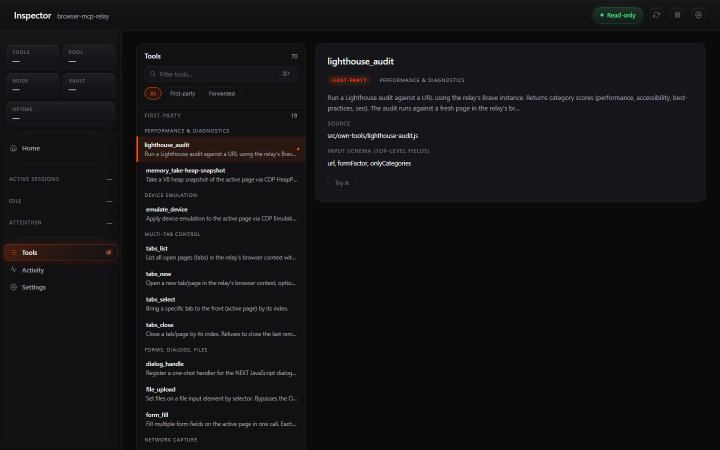
#> input picture docs/screenshots/03-tools-catalog.png, 1440 x 900 px, found by its file name (shown at 1/2 size)
$ python build-hero.py
#> lines starting #> are read from the running program, lines starting #| are printed output that depends on the picture; after the words box and inside, x2 and y2 are one past the last pixel; in counts of white or black regions, pixels touching at a corner belong together
#!/usr/bin/env python3
"""Build a polished desktop-mockup hero image for the browser-mcp-relay README.

Composition:
  - Dark gradient backdrop (top-left to bottom-right)
  - Floating browser window with rounded corners
  - macOS-style traffic-light dots
  - Address bar showing localhost:9091
  - Embedded screenshot inside the window
  - Soft drop shadow under the window
  - Output: 1920x1080 (2x retina-friendly when displayed at 960 wide)
"""

import os
from PIL import Image, ImageDraw, ImageFilter, ImageFont

# Paths
REPO = r"C:\Users\tlip9\.claude\scripts\browser-mcp-relay"
SCREENSHOT = os.path.join(REPO, "docs", "screenshots", "03-tools-catalog.png")
OUT = os.path.join(REPO, "docs", "hero.png")

# Canvas dims
W, H = 1600, 900
# Window dims (the inset frame) — tight bezel; the screenshot does the talking
WIN_W = 1440
WIN_H = 810
WIN_X = (W - WIN_W) // 2
WIN_Y = (H - WIN_H) // 2 - 8  # nudge up so shadow has room below

# Window chrome heights
CHROME_H = 44  # title-bar height
CONTENT_RADIUS = 12  # rounded corner radius

# ---- 1. backdrop ----
# Use a vertical gradient + a subtle radial wash.
backdrop = Image.new("RGB", (W, H))
#> backdrop: PIL image 1600x900 RGB; every value is 0
draw = ImageDraw.Draw(backdrop)

# Linear gradient: deep slate top → near-black bottom
TOP = (24, 27, 34)      # #181b22
BOTTOM = (10, 12, 16)   # #0a0c10

for y in range(H):
    t = y / H
    r = int(TOP[0] + (BOTTOM[0] - TOP[0]) * t)
    g = int(TOP[1] + (BOTTOM[1] - TOP[1]) * t)
    b = int(TOP[2] + (BOTTOM[2] - TOP[2]) * t)
    draw.line([(0, y), (W, y)], fill=(r, g, b))

# Soft warm wash in upper-left corner (subtle Firecrawl-orange echo)
glow = Image.new("RGBA", (W, H), (0, 0, 0, 0))
#> glow: PIL image 1600x900 RGBA; every value is 0
glow_draw = ImageDraw.Draw(glow)
glow_draw.ellipse(
    [(-400, -400), (1100, 900)],
    fill=(255, 95, 35, 24)  # very low alpha
)
glow = glow.filter(ImageFilter.GaussianBlur(radius=200))
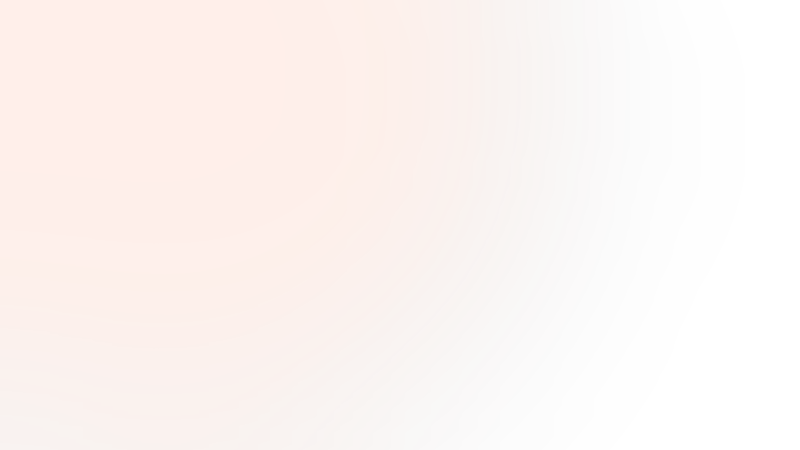
#> glow: PIL image 1600x900 RGBA (shown at 1/2 size); mean R, G, B, A 147.9, 55.1, 20.3, 13.9; transparent parts drawn white
backdrop = Image.alpha_composite(backdrop.convert("RGBA"), glow)
#> backdrop: PIL image 1600x900 RGBA

# ---- 2. shadow ----
shadow = Image.new("RGBA", (W, H), (0, 0, 0, 0))
sh_draw = ImageDraw.Draw(shadow)
SHADOW_OFFSET_Y = 40
SHADOW_PAD = 60
sh_draw.rounded_rectangle(
    [
        (WIN_X - SHADOW_PAD, WIN_Y + SHADOW_OFFSET_Y),
        (WIN_X + WIN_W + SHADOW_PAD, WIN_Y + WIN_H + SHADOW_OFFSET_Y + SHADOW_PAD),
    ],
    radius=CONTENT_RADIUS + SHADOW_PAD,
    fill=(0, 0, 0, 220),
)
shadow = shadow.filter(ImageFilter.GaussianBlur(radius=60))
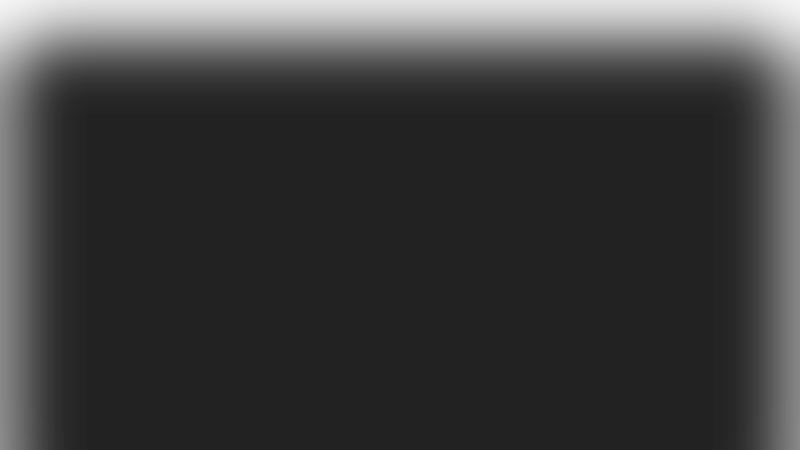
#> shadow: PIL image 1600x900 RGBA (shown at 1/2 size); mean R, G, B, A 0, 0, 0, 192.8; transparent parts drawn white
backdrop = Image.alpha_composite(backdrop, shadow)

# ---- 3. window frame ----
window = Image.new("RGBA", (WIN_W, WIN_H), (0, 0, 0, 0))
#> window: PIL image 1440x810 RGBA; every value is 0
win_draw = ImageDraw.Draw(window)

# Window background (very dark, a hair lighter than the backdrop bottom)
WINDOW_BG = (15, 17, 22, 255)  # #0f1116
win_draw.rounded_rectangle(
    [(0, 0), (WIN_W - 1, WIN_H - 1)],
    radius=CONTENT_RADIUS,
    fill=WINDOW_BG,
)

# Top chrome strip (slightly lighter so it reads as a header)
CHROME_BG = (24, 26, 32, 255)  # #181a20
win_draw.rounded_rectangle(
    [(0, 0), (WIN_W - 1, CHROME_H - 1)],
    radius=CONTENT_RADIUS,
    fill=CHROME_BG,
)
# Cover the bottom corners of the chrome (so only top corners are rounded)
win_draw.rectangle([(0, CHROME_H // 2), (WIN_W - 1, CHROME_H - 1)], fill=CHROME_BG)
# Hairline divider under the chrome
win_draw.line([(0, CHROME_H), (WIN_W, CHROME_H)], fill=(38, 41, 49, 255), width=1)

# Traffic-light dots (macOS-ish; muted to feel professional, not playful)
DOT_R = 7
DOT_Y = CHROME_H // 2
DOT_X_START = 22
DOT_GAP = 22
COLORS = [(237, 91, 86), (245, 191, 79), (98, 195, 92)]  # red / amber / green
for i, color in enumerate(COLORS):
    cx = DOT_X_START + i * DOT_GAP
    win_draw.ellipse(
        [(cx - DOT_R, DOT_Y - DOT_R), (cx + DOT_R, DOT_Y + DOT_R)],
        fill=color,
    )

# Address bar pill in the center of the chrome
PILL_W = 360
PILL_H = 26
PILL_X = (WIN_W - PILL_W) // 2
PILL_Y = (CHROME_H - PILL_H) // 2
win_draw.rounded_rectangle(
    [(PILL_X, PILL_Y), (PILL_X + PILL_W, PILL_Y + PILL_H)],
    radius=PILL_H // 2,
    fill=(15, 17, 22, 255),
    outline=(48, 52, 62, 255),
    width=1,
)

# Pill text — try to use a system font; fall back to default
def find_font(size):
#> called with size = 13
    candidates = [
        r"C:\Windows\Fonts\segoeui.ttf",
        r"C:\Windows\Fonts\arial.ttf",
        "/System/Library/Fonts/Helvetica.ttc",
        "/usr/share/fonts/truetype/dejavu/DejaVuSans.ttf",
    ]
    for c in candidates:
        if os.path.exists(c):
            try:
                return ImageFont.truetype(c, size=size)
            except Exception:
                continue
    return ImageFont.load_default()

font_pill = find_font(13)
font_title = find_font(13)

# Subtle lock-icon glyph (■ won't render right; use a minimal padlock via two rectangles)
LOCK_X = PILL_X + 14
LOCK_Y = PILL_Y + (PILL_H // 2) - 6
win_draw.rounded_rectangle(
    [(LOCK_X, LOCK_Y + 4), (LOCK_X + 8, LOCK_Y + 11)],
    radius=1,
    fill=(140, 145, 155, 255),
)
win_draw.arc(
    [(LOCK_X + 1, LOCK_Y - 1), (LOCK_X + 7, LOCK_Y + 6)],
    start=180, end=360, fill=(140, 145, 155, 255), width=1,
)

# URL text
url_text = "localhost:9091/tools"
url_x = PILL_X + 32
url_y = PILL_Y + (PILL_H // 2) - 8
win_draw.text((url_x, url_y), url_text, fill=(196, 200, 210, 255), font=font_pill)

# Window title (left of pill)
title_text = "browser-mcp-relay  ·  Inspector"
title_x = DOT_X_START + 3 * DOT_GAP + 24
title_y = DOT_Y - 8
win_draw.text((title_x, title_y), title_text, fill=(155, 160, 170, 255), font=font_title)

# ---- 4. embed screenshot inside the window content area ----
shot = Image.open(SCREENSHOT).convert("RGBA")
content_w = WIN_W
content_h = WIN_H - CHROME_H
# Resize shot to fit the content area while preserving aspect ratio
shot_aspect = shot.width / shot.height
#> shot_aspect = 1.6
content_aspect = content_w / content_h
if shot_aspect > content_aspect:
    new_w = content_w
    new_h = int(content_w / shot_aspect)
else:
    new_h = content_h
    new_w = int(content_h * shot_aspect)
#> new_w = 1225

shot_resized = shot.resize((new_w, new_h), Image.LANCZOS)
shot_x = (content_w - new_w) // 2
#> shot_x = 107
shot_y = CHROME_H + (content_h - new_h) // 2

# Mask the screenshot to the window's bottom rounded corners
content_mask = Image.new("L", (WIN_W, WIN_H), 0)
#> content_mask: PIL image 1440x810 L; every value is 0
mask_draw = ImageDraw.Draw(content_mask)
mask_draw.rounded_rectangle(
    [(0, CHROME_H), (WIN_W - 1, WIN_H - 1)],
    radius=CONTENT_RADIUS,
    fill=255,
)
# Square off the top of the content mask (chrome already handles top corners)
mask_draw.rectangle([(0, CHROME_H), (WIN_W - 1, CHROME_H + CONTENT_RADIUS)], fill=255)

# Paste the resized shot into a transparent canvas, then mask
shot_canvas = Image.new("RGBA", (WIN_W, WIN_H), (0, 0, 0, 0))
shot_canvas.paste(shot_resized, (shot_x, shot_y))
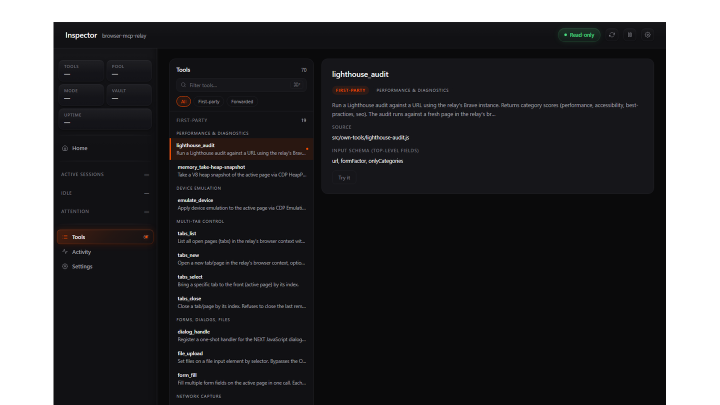
#> shot_canvas: PIL image 1440x810 RGBA (shown at 1/2 size); mean R, G, B, A 15.4, 15, 16.9, 205.1; transparent parts drawn white
# Apply mask via putalpha → split, replace alpha
sa_r, sa_g, sa_b, sa_a = shot_canvas.split()
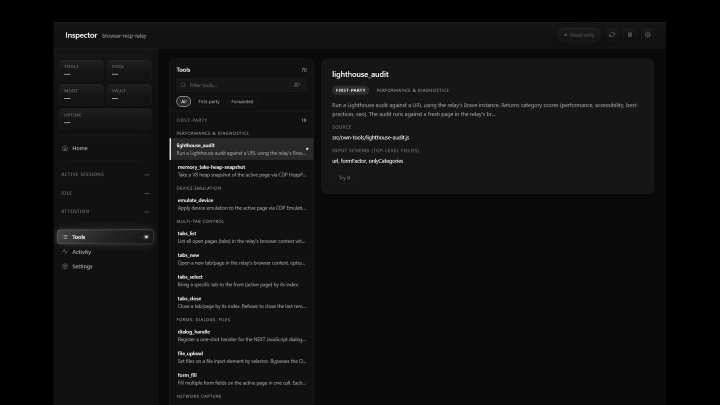
#> sa_r: PIL image 1440x810 L (shown at 1/2 size); min 0, max 255, mean 15.4
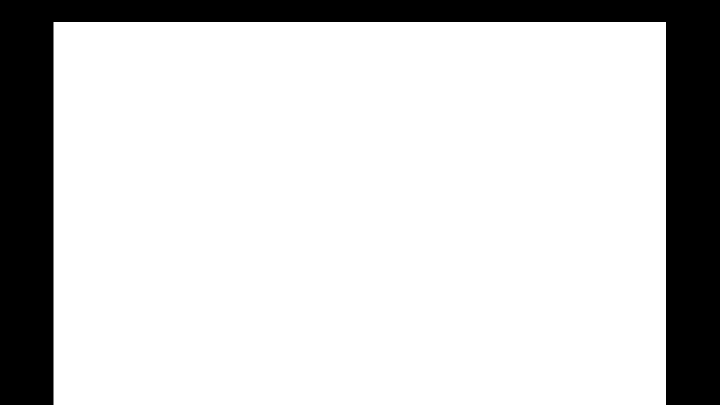
#> sa_a: PIL image 1440x810 L (shown at 1/2 size); 80.4% white; 1 black region, box (x1, y1, x2, y2) and area: (0, 0, 1440, 810) 228050
masked_alpha = ImageDraw.Draw(Image.new("L", (WIN_W, WIN_H), 0))
final_alpha = Image.new("L", (WIN_W, WIN_H), 0)
final_alpha_draw = ImageDraw.Draw(final_alpha)
# Combine: only keep shot pixels where the mask is 255
import PIL.ImageChops as IC
final_alpha = IC.multiply(sa_a, content_mask)
shot_canvas.putalpha(final_alpha)

# Composite shot onto window
window = Image.alpha_composite(window, shot_canvas)
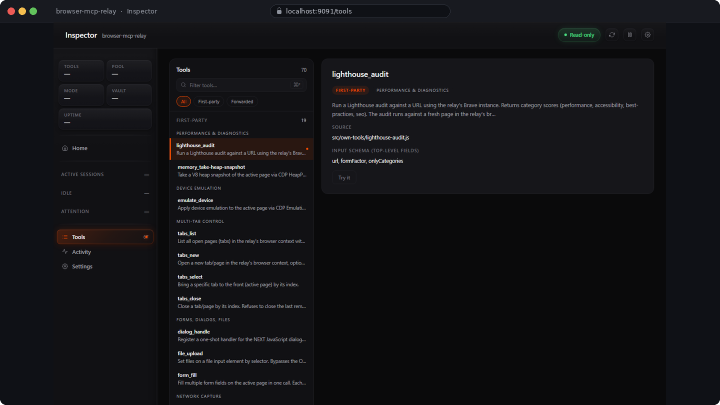
#> window: PIL image 1440x810 RGBA (shown at 1/2 size); mean R, G, B, A 18.9, 19, 21.8, 255; transparent parts drawn white

# ---- 5. paste window onto backdrop ----
backdrop.paste(window, (WIN_X, WIN_Y), window)
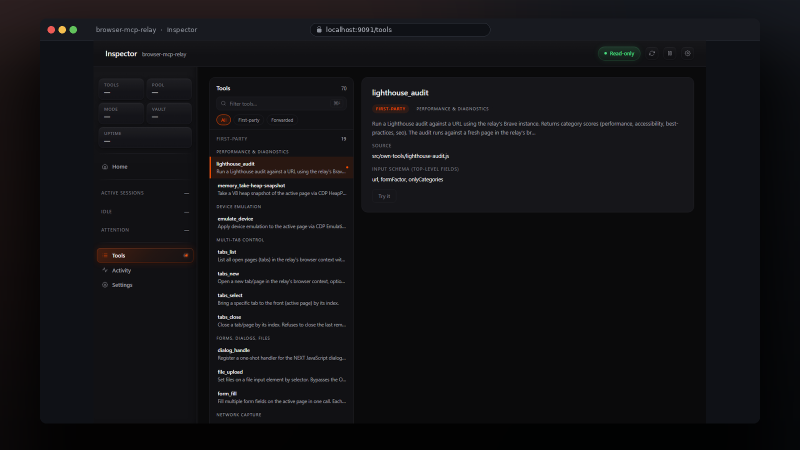
#> backdrop: PIL image 1600x900 RGBA (shown at 1/2 size); mean R, G, B, A 17.8, 17.5, 20, 255

# Tagline removed — subtraction. Let the UI speak. README H1 communicates intent.

# ---- save ----
backdrop.convert("RGB").save(OUT, "PNG", optimize=True)
print(f"Wrote {OUT} ({os.path.getsize(OUT)//1024} KB, {W}x{H})")

$ run again, with docs/screenshots/01-pool-overview.png copied over docs/screenshots/03-tools-catalog.png
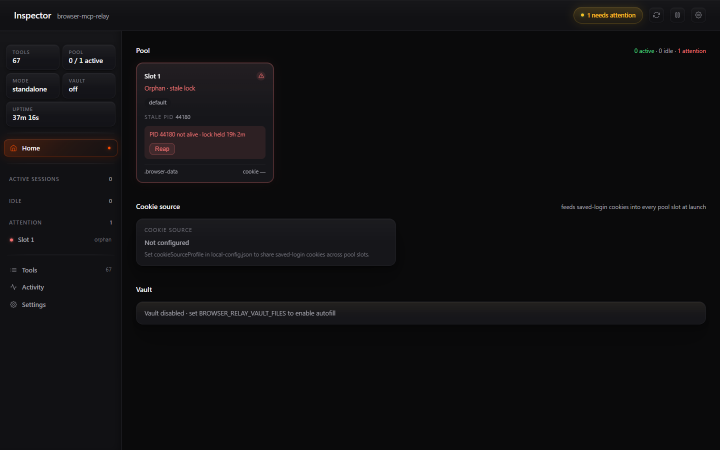
#> input picture docs/screenshots/01-pool-overview.png, 1440 x 900 px, found by its file name (shown at 1/2 size)
#> content_mask: PIL image 1440x810 L; every value is 0
#> `shot_canvas.paste(shot_resized, (shot_x, shot_y))`:
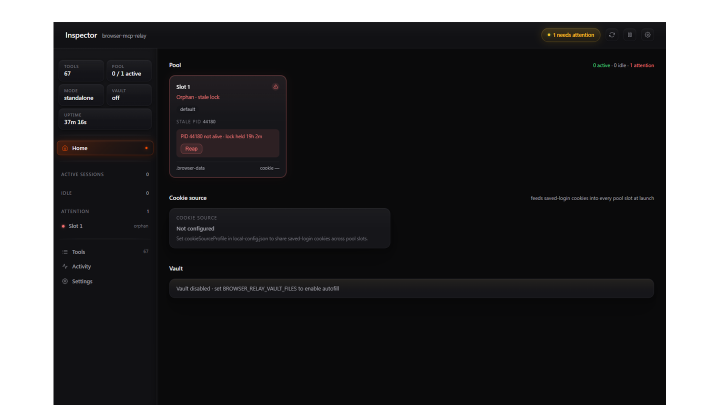
#> shot_canvas: PIL image 1440x810 RGBA (shown at 1/2 size); mean R, G, B, A 12.7, 12.2, 13.5, 205.1; transparent parts drawn white
#> sa_a: PIL image 1440x810 L; 80.4% white; 1 black region, box (x1, y1, x2, y2) and area: (0, 0, 1440, 810) 228050
#> `backdrop.paste(window, (WIN_X, WIN_Y), window)`:
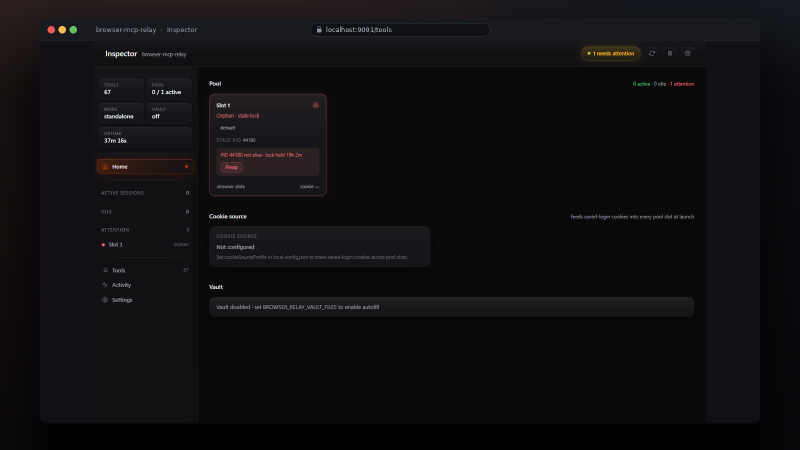
#> backdrop: PIL image 1600x900 RGBA (shown at 1/2 size); mean R, G, B, A 15.7, 15.2, 17.3, 255

$ run again, with docs/screenshots/02-slot-detail.png copied over docs/screenshots/03-tools-catalog.png
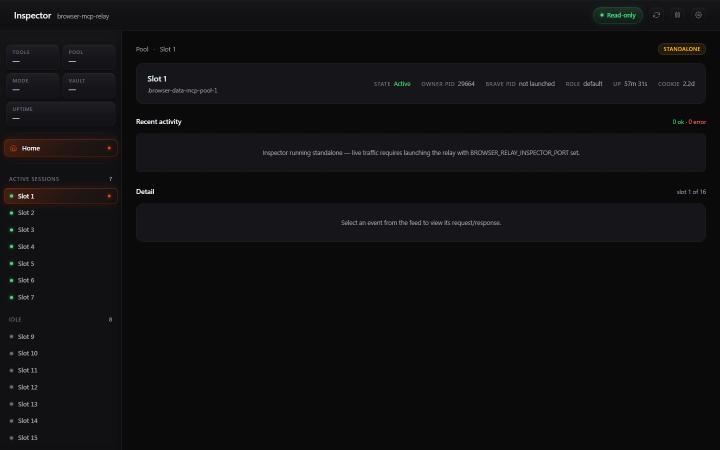
#> input picture docs/screenshots/02-slot-detail.png, 1440 x 900 px, found by its file name (shown at 1/2 size)
#> content_mask: PIL image 1440x810 L; every value is 0
#> `shot_canvas.paste(shot_resized, (shot_x, shot_y))`:
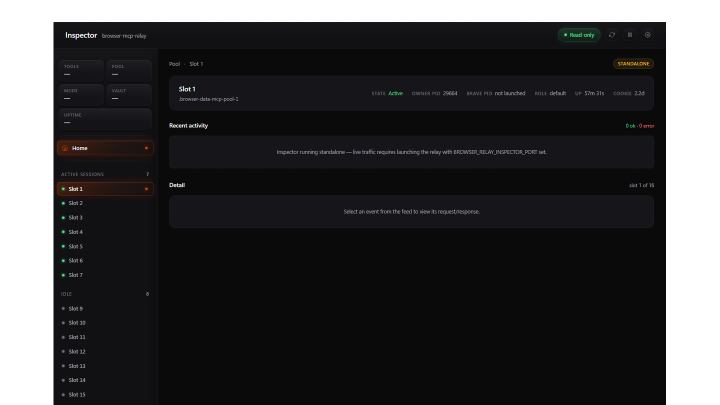
#> shot_canvas: PIL image 1440x810 RGBA (shown at 1/2 size); mean R, G, B, A 12.9, 12.7, 14.2, 205.1; transparent parts drawn white
#> sa_a: PIL image 1440x810 L; 80.4% white; 1 black region, box (x1, y1, x2, y2) and area: (0, 0, 1440, 810) 228050
#> `backdrop.paste(window, (WIN_X, WIN_Y), window)`:
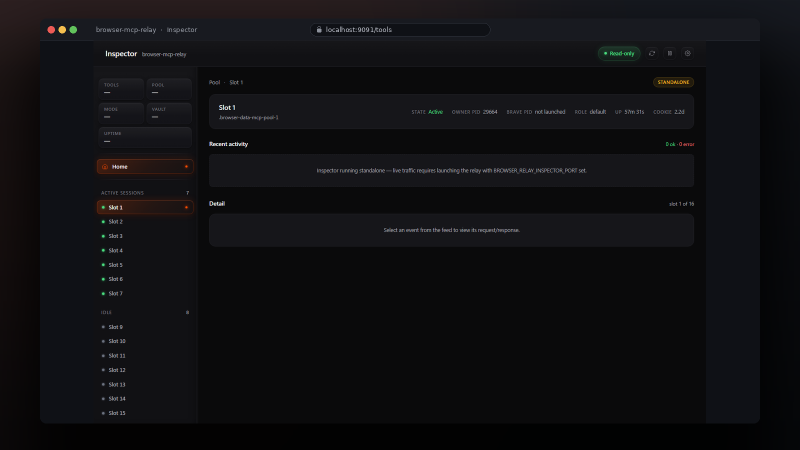
#> backdrop: PIL image 1600x900 RGBA (shown at 1/2 size); mean R, G, B, A 15.9, 15.6, 17.9, 255

$ run again, with docs/screenshots/04-activity-history.png copied over docs/screenshots/03-tools-catalog.png
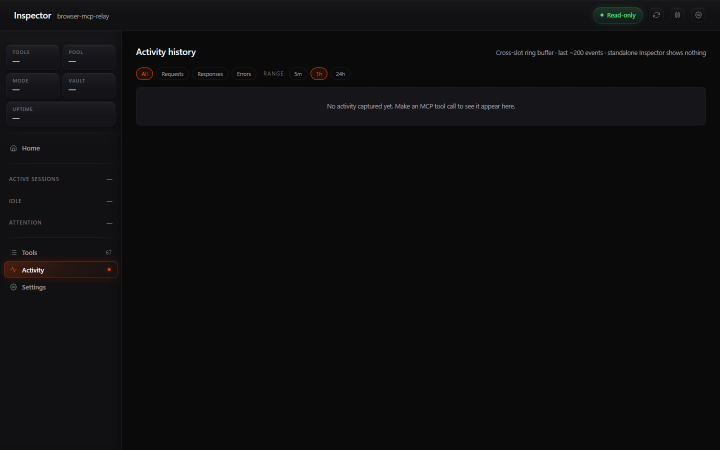
#> input picture docs/screenshots/04-activity-history.png, 1440 x 900 px, found by its file name (shown at 1/2 size)
#> content_mask: PIL image 1440x810 L; every value is 0
#> sa_a: PIL image 1440x810 L; 80.4% white; 1 black region, box (x1, y1, x2, y2) and area: (0, 0, 1440, 810) 228050
#> `backdrop.paste(window, (WIN_X, WIN_Y), window)`:
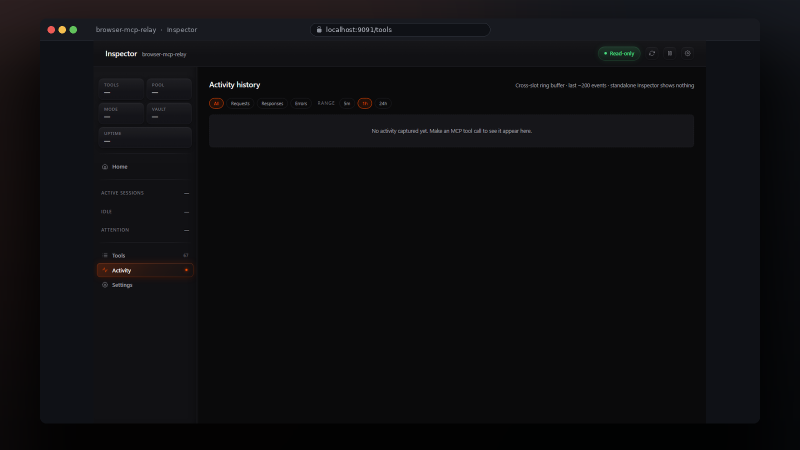
#> backdrop: PIL image 1600x900 RGBA (shown at 1/2 size); mean R, G, B, A 14.4, 14.2, 16.2, 255
